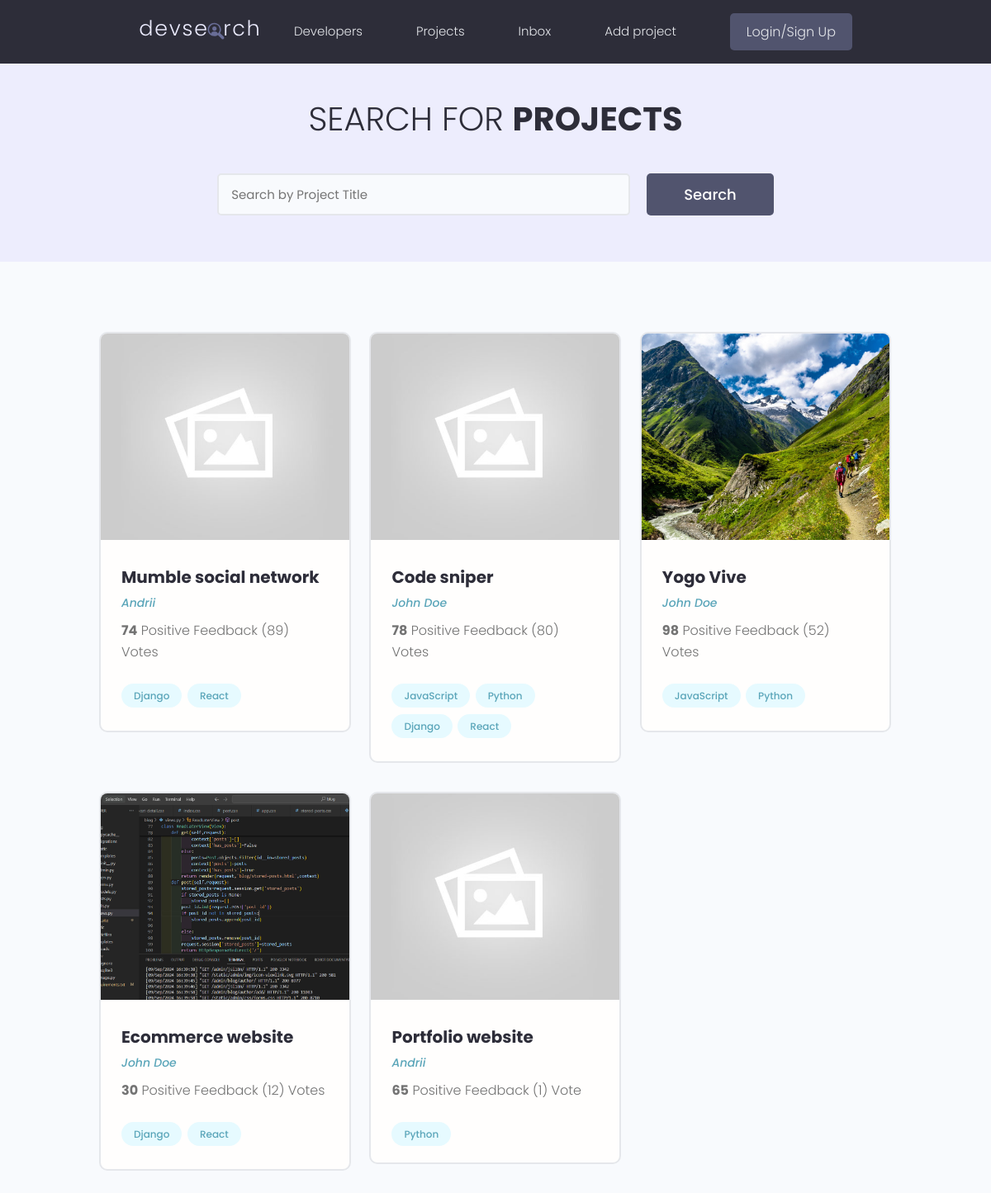
/projects/, run on the app's committed database.
### projects/models.py (models this page shows, shortened)
class Project(models.Model):
    owner = models.ForeignKey(Profile,null=True,blank=True,on_delete=models.SET_NULL)
    title=models.CharField(max_length=200)
    description=models.TextField(null=True,blank=True)
    featured_img=models.ImageField(null=True,blank=True,default='default.jpg')
    demo_link=models.CharField(max_length=2000,null=True,blank=True)
    source_link=models.CharField(max_length=2000,null=True,blank=True)
    tags=models.ManyToManyField('Tag',blank=True)
    vote_total=models.IntegerField(default=0,null=True,blank=True)
    vote_ratio=models.IntegerField(default=0,null=True,blank=True)
    created=models.DateTimeField(auto_now_add=True)
    id = models.UUIDField(default=uuid.uuid4,unique=True,primary_key=True,editable=False)

class Tag(models.Model):
    name=models.CharField(max_length=200)
    created=models.DateTimeField(auto_now_add=True)
    id = models.UUIDField(default=uuid.uuid4,unique=True,primary_key=True,editable=False)
    def __str__(self):
        return self.name

### users/models.py (models this page shows, shortened)
class Profile(models.Model):
    user = models.OneToOneField(User, on_delete=models.CASCADE, null=True, blank=True)
    name = models.CharField(max_length=200, blank=True, null=True)
    email = models.EmailField(max_length=500, blank=True, null=True)
    username = models.CharField(max_length=200, blank=True, null=True)
    location = models.CharField(max_length=200, blank=True, null=True)
    short_intro = models.CharField(max_length=200, blank=True, null=True)
    bio = models.TextField(blank=True, null=True)
    profile_image = models.ImageField(null=True, blank=True, upload_to='profiles/', default="profiles/user-default.png")
    social_github = models.CharField(max_length=200, blank=True, null=True)
    social_twitter = models.CharField(max_length=200, blank=True, null=True)
    social_linkedin = models.CharField(max_length=200, blank=True, null=True)
    social_youtube = models.CharField(max_length=200, blank=True, null=True)
    social_website = models.CharField(max_length=200, blank=True, null=True)
    created=models.DateTimeField(auto_now_add=True)
    id = models.UUIDField(default=uuid.uuid4,unique=True,primary_key=True,editable=False)

### projects/views.py (the view)
# urls.py: path('projects/',include('projects.urls')),
def projects(request):
    projects=Project.objects.all()
    context={
        'projects':projects
    }
    return render(request,'projects/projects.html',context)

### projects/templates/projects/projects.html (shortened to what this page needs)
{% extends "main.html" %}
    {% block content %}
  <main class="projects">
    <section class="hero-section text-center">
      <div class="container container--narrow">
        <div class="hero-section__box">
          <h2>Search for <span>Projects</span></h2>
        </div>
        <div class="hero-section__search">
          <form class="form" action="#" method="get">
            <div class="form__field">
              <input class="input input--text" id="formInput#search" type="text" name="text"
                placeholder="Search by Project Title" />
            </div>
            <input class="btn btn--sub btn--lg" type="submit" value="Search" />
          </form>
        </div>
      </div>
    </section>
    <section class="projectsList">
      <div class="container">
        <div class="grid grid--three">
        {% for project in projects %}
          <div class="column">
            <div class="card project">
              <a href="{% url "project" project.id %}" class="project">
                <img class="project__thumbnail" src="{{ project.featured_img.url }}" alt="project thumbnail" />
                <div class="card__body">
                  <h3 class="project__title">{{project.title}}</h3>
                  <p><a class="project__author" href="{% url 'user-profile' project.owner.id %}">{{ project.owner.name }}</a></p>
                  <p class="project--rating">
                    <span style="font-weight: bold;">{{project.vote_ratio}}</span> Positive
                    Feedback ({{project.vote_total}}) Vote{{project.vote_total|pluralize:'s'}}
                  </p>
                  <div class="project__tags">
                    {% for tag in project.tags.all %}
                    <span class="tag tag--pill tag--main">
                      <small>{{ tag }}</small>
                    </span>
                    {% endfor %}
                  </div>
                </div>
              </a>
            </div>
          </div>
          {% endfor %}
        </div>
      </div>
    </section>
  </main>
    {% endblock %}

### templates/main.html (shortened to what this page needs)
{% load static %}
<!DOCTYPE html>
<html lang="en">
<head>
  <link rel="stylesheet" href="https://unpkg.com/iconmonstr-iconic-font@1.3.0/css/iconmonstr-iconic-font.min.css">
  <link rel="stylesheet" href="{% static 'uikit/styles/uikit.css' %}"/>
  <link rel="stylesheet" href="{% static 'styles/app.css' %}" />
</head>
<body>
    {% include 'navbar.html' %}
    {% block content %}
    {% endblock %}
</body>
</html>

### templates/navbar.html (shortened to what this page needs)
{% load static %}
<header class="header">
    <div class="container container--narrow">
      <a href="{% url 'profiles' %}" class="header__logo">
        <img src="{% static 'images/logo.svg' %}" alt="DevSearch Logo" />
      </a>
      <nav class="header__nav">
        <ul class="header__menu">
          <li class="header__menuItem"><a href="{% url 'profiles' %}">Developers</a></li>
          <li class="header__menuItem"><a href="{% url 'projects' %}">Projects</a></li>
          <li class="header__menuItem"><a href="">Inbox</a></li>
          <li class="header__menuItem"><a href="{% url 'create-project' %}">Add project</a></li>
          <li class="header__menuItem"><a href="" class="btn btn--sub">Login/Sign Up</a></li>
        </ul>
      </nav>
    </div>
  </header>

### static/styles/app.css (style rules this page uses)
:root { --color-sub: #2d2d39; }
.btn--sub { background-color: var(--color-sub-light); }
.card { border: 2px solid var(--color-light); }
img { width: 100%; }
.header { position: sticky; z-index: 111; background-color: var(--color-sub); padding: 1.5rem 0; }
.header > .container { display: flex; justify-content: space-between; align-items: center; }
.header__logo > img { height: 3.8rem; }
.header__nav > ul { display: inline-flex; align-items: center; list-style: none; gap: 6.5rem; }
.header__menuItem > a { color: var(--color-light); font-weight: 300; }
.hero-section { height: 40vh; display: flex; align-items: center; background-color: var(--color-sub); }
.hero-section__box { margin-bottom: 4rem; }
.hero-section__box > h2, .hero-section__box > h2 > span { font-size: 4rem; color: var(--color-light); line-height: 1.3; text-transform: uppercase; }
.hero-section__box > h2 { font-weight: 300; }
.hero-section__box > h2 > span { font-weight: 700; }
.hero-section__search > .form { display: flex; align-items: center; justify-content: center; gap: 2rem; }
.hero-section__search > .form input.input--text { width: 50rem; }
.project__author { font-size: 1.4rem; font-style: italic; }
.project--rating { margin-bottom: 1.6em; margin-top: .5em; }
.projects > .hero-section { background: var(--color-sub-lighter); height: 30vh; }
.projects .hero-section__box { margin-bottom: 2.5rem; }
.projects .hero-section__box > h2 { color: var(--color-sub); }
.projects .hero-section__box > h2 > span { font-weight: 700; color: var(--color-sub); }
.projectsList { margin-top: 8rem; }
.project__thumbnail { height: 25rem; object-fit: cover; object-position: top center; }
.project__title { font-size: 2rem; font-weight: 700; color: var(--color-sub); }

### static/uikit/styles/modules/_variables.css (style rules this page uses)
:root { --color-main: #5aa5b9; --color-main-light: #e6faff; --color-sub: #3f4156; --color-sub-light: #51546e; --color-sub-lighter: #ededfd; --color-text: #737373; --color-gray: #8b8b8b; --color-light: #e5e7eb; --color-light-gray: #767676; --color-bg: #f8fafd; --color-white: #fffefd; --color-white-light: #f3f3f3; --color-success: #359e64; --color-success-bg: #def8e8; --color-error: #fc4b0b; --color-error-bg: #fff2ee; --font-base: 'Poppins', arial, helvetica, 'Segoe UI', roboto, ubuntu, sans-serif; --font-monospace: 'Fira Code', 'Courier New', courier, monospace; --font-regular: 300; --font-medium: 500; --font-bold: 700; --generic-shadow: 1px 1px 5px #00000010; --generic-transition: all 0.3s ease-in-out; }

### static/uikit/styles/modules/_base.css (style rules this page uses)
* { margin: 0; padding: 0; box-sizing: border-box; text-rendering: optimizeLegibility; color: inherit; font-size: inherit; }
html { font-size: 50%; }
@media only screen and (min-width: 480px) { html { font-size: 56.25%; } }
@media only screen and (min-width: 1200px) { html { font-size: 62.5%; } }
body { line-height: 1.6; font-weight: 400; font-size: 1.5rem; color: var(--color-text); background-color: var(--color-bg); min-height: 100vh; }

### static/uikit/styles/modules/_typography.css (style rules this page uses)
* { font-family: var(--font-base); }
h2 { font-size: 3.6rem; font-weight: var(--font-bold); }
h3 { font-size: 3.2rem; font-weight: var(--font-medium); }
p, span, strong { font-size: 1.6rem; color: var(--color-text); font-weight: var(--font-regular); }
a { padding-bottom: 2px; text-decoration: none; display: inline-block; color: var(--color-main); font-weight: var(--font-medium); }

### static/uikit/styles/modules/_utilities.css (style rules this page uses)
.container { width: 92%; max-width: 165rem; margin: 0 auto; box-sizing: border-box; }
.container--narrow { width: 92%; max-width: 120rem; }
@media screen and (min-width: 1000px) { .container { width: 90%; } }
@media screen and (min-width: 1000px) { .container--narrow { width: 85%; } }
@media screen and (min-width: 1200px) { .container { width: 80%; } }
@media screen and (min-width: 1200px) { .container--narrow { width: 72%; } }
.text-center { text-align: center; }

### static/uikit/styles/modules/_button.css (style rules this page uses)
.btn { display: inline-block; position: relative; cursor: pointer; background-color: var(--color-light); font-weight: var(--font-medium); color: var(--color-sub); text-decoration: none; padding: 1rem 2rem; border-radius: 0.5rem; border: none; width: -webkit-fit-content; width: -moz-fit-content; width: fit-content; height: -webkit-fit-content; height: -moz-fit-content; height: fit-content; font-size: 1.6rem; outline-width: 0; outline-color: transparent; -webkit-backface-visibility: hidden; backface-visibility: hidden; transition: all 0.3s ease-in-out; }
.btn--sub { background-color: var(--color-sub); color: var(--color-white); }
.btn--lg { font-size: 1.8rem; padding: 1.2rem 4.5rem; }

### data on the page
Project: featured_img (placeholder picture), title "Mumble social network", owner.name "Andrii", vote_ratio "74", vote_total "89"
Tag: name "Django"
Tag: name "React"
Project: featured_img (placeholder picture), title "Code sniper", owner.name "John Doe", vote_ratio "78", vote_total "80"
Tag: name "JavaScript"
Tag: name "Python"
Project: featured_img (picture), title "Yogo Vive", owner.name "John Doe", vote_ratio "98", vote_total "52"
Project: featured_img (picture), title "Ecommerce website", owner.name "John Doe", vote_ratio "30", vote_total "12"
Project: featured_img (placeholder picture), title "Portfolio website", owner.name "Andrii", vote_ratio "65", vote_total "1"
